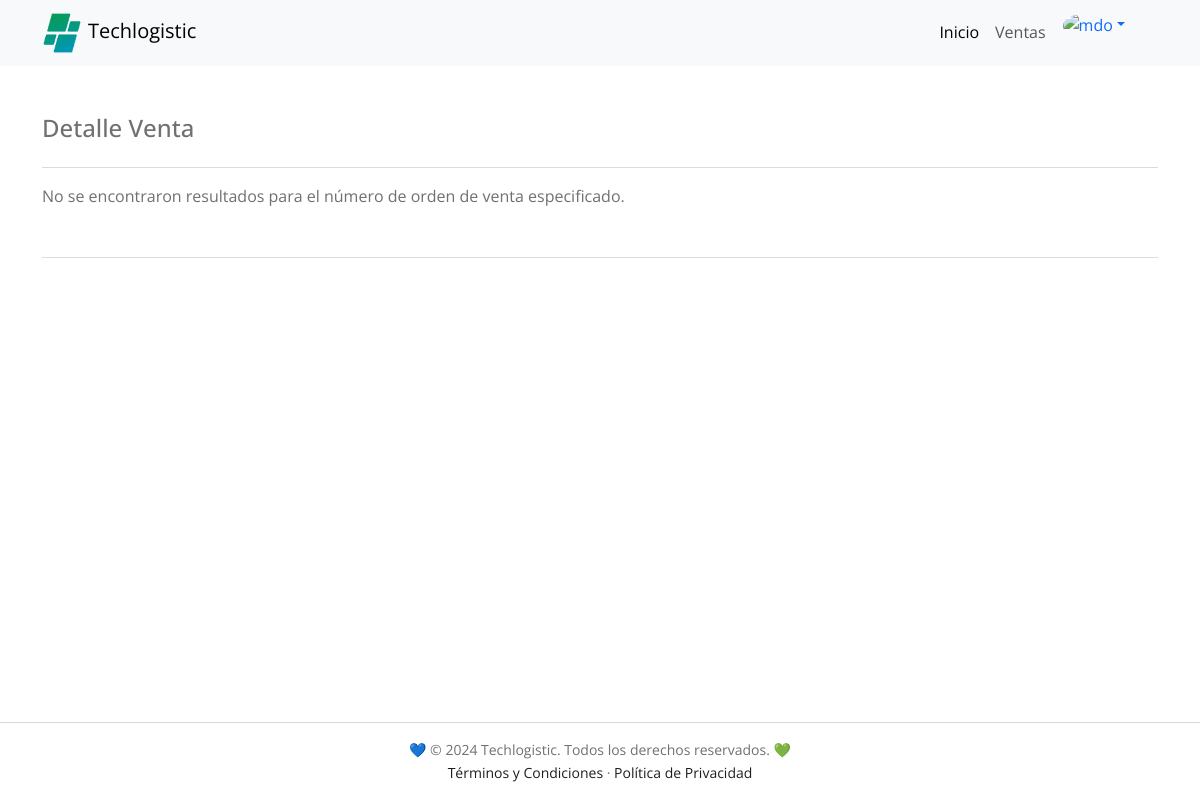
The page /dashboard/ventas/ver_detalle.php?numero=10001 on the database as committed earlier.
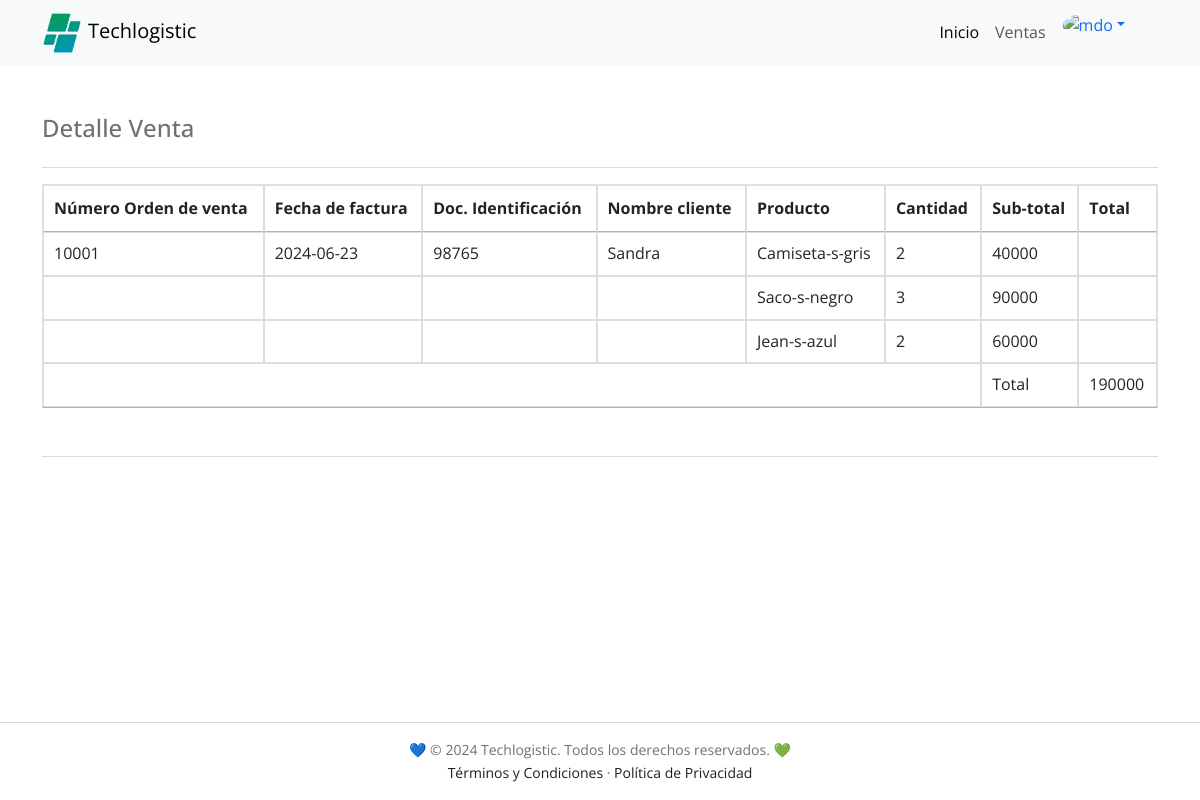
The same page on the database as committed later.
### tables this page shows
CREATE TABLE `orden_venta` (
  `numero_orden_venta` int NOT NULL AUTO_INCREMENT,
  `id_funcionario` int NOT NULL,
  `id_persona` int NOT NULL,
  `id_medio_pago` int NOT NULL,
  `fecha_factura` date NOT NULL,
  `doc_identidad` int NOT NULL,
  `nombre_cliente` varchar(45) NOT NULL,
  PRIMARY KEY (`numero_orden_venta`),
  KEY `id_medio_pago` (`id_medio_pago`),
  KEY `id_funcionario` (`id_funcionario`),
  KEY `id_persona` (`id_persona`) /*!80000 INVISIBLE */,
  CONSTRAINT `orden_venta_ibfk_1` FOREIGN KEY (`id_medio_pago`) REFERENCES `medio_pago` (`id_medio_pago`),
  CONSTRAINT `orden_venta_ibfk_2` FOREIGN KEY (`id_funcionario`) REFERENCES `funcionario` (`id_funcionario`),
  CONSTRAINT `orden_venta_ibfk_3` FOREIGN KEY (`id_persona`) REFERENCES `personas` (`id_persona`)
);

CREATE TABLE `producto` (
  `codigo_producto` int NOT NULL AUTO_INCREMENT,
  `id_funcionario` int NOT NULL,
  `cantidad` int NOT NULL,
  `nombre_producto` varchar(60) NOT NULL,
  `material` varchar(60) NOT NULL,
  `precio` float NOT NULL,
  `talla` varchar(50) NOT NULL,
  `color_producto` varchar(20) NOT NULL,
  `ubicacion` varchar(20) NOT NULL,
  PRIMARY KEY (`codigo_producto`),
  KEY `id_funcionario` (`id_funcionario`),
  CONSTRAINT `producto_ibfk_1` FOREIGN KEY (`id_funcionario`) REFERENCES `funcionario` (`id_funcionario`)
);

CREATE TABLE `detalle_venta` (
  `id_detalle_venta` int NOT NULL AUTO_INCREMENT,
  `numero_orden_venta` int NOT NULL,
  `producto` int NOT NULL,
  `cantidad` int NOT NULL,
  `subtotal` float NOT NULL,
  PRIMARY KEY (`id_detalle_venta`),
  KEY `numero_orden_venta` (`numero_orden_venta`),
  KEY `producto_ibfk_2_idx` (`producto`),
  CONSTRAINT `detalle_venta_ibfk_1` FOREIGN KEY (`numero_orden_venta`) REFERENCES `orden_venta` (`numero_orden_venta`),
  CONSTRAINT `detalle_venta_ibfk_2` FOREIGN KEY (`producto`) REFERENCES `producto` (`codigo_producto`)
);

### dashboard/ventas/ver_detalle.php (the view, shortened to what the changed rows need)
<!DOCTYPE html>
<html lang="es">
<head>
    <link href='https://unpkg.com/boxicons@2.0.7/css/boxicons.min.css' rel='stylesheet'>
    <link href="https://cdn.jsdelivr.net/npm/bootstrap@5.3.0/dist/css/bootstrap.min.css" rel="stylesheet">
    <link rel="stylesheet" href="../../HTML/styles/techlogistic.css">
    <link rel="stylesheet" type="text/css" href="https://cdn.datatables.net/1.11.5/css/jquery.dataTables.css">
    <link rel="stylesheet" type="text/css" href="https://cdn.datatables.net/buttons/2.0.1/css/buttons.dataTables.min.css">
</head>
<body>
    <main class="container my-5 h-100">
        <div class="d-flex flex-column flex-md-row justify-content-between">
            <h4 class="text-md-start text-left">Detalle Venta</h4>
        </div>
        <hr>
        <div class="table-responsive">
            <?php
            include_once "../../PHP/conexion_a_la_DB.php";
            if (isset($_GET['numero'])) {
                $numero = $_GET['numero'];
                $sql = "SELECT ov.numero_orden_venta, ov.fecha_factura, ov.doc_identidad, ov.nombre_cliente, p.nombre_producto, dv.cantidad, dv.subtotal
                        FROM orden_venta ov
                        INNER JOIN detalle_venta dv ON ov.numero_orden_venta = dv.numero_orden_venta
                        INNER JOIN producto p ON p.codigo_producto = dv.producto
                        WHERE ov.numero_orden_venta = '$numero'";
                $datos = $conexion->query($sql);
                if ($datos->num_rows > 0) {
                    $total = 0;
                    echo '<table id="ventas" class="table">
                          <thead>
                              <tr>
                                  <th scope="col">Número Orden de venta</th>
                                  <th scope="col">Fecha de factura</th>
                                  <th scope="col">Doc. Identificación</th>
                                  <th scope="col">Nombre cliente</th>
                                  <th scope="col">Producto</th>
                                  <th scope="col">Cantidad</th>
                                  <th scope="col">Sub-total</th>
                                  <th scope="col">Total</th>
                              </tr>
                          </thead>
                          <tbody>';
                    $row_primero = $datos->fetch_assoc();
                    $numero_orden_venta = $row_primero["numero_orden_venta"];
                    $fecha_factura = $row_primero["fecha_factura"];
                    $doc_identidad = $row_primero["doc_identidad"];
                    $nombre_cliente = $row_primero["nombre_cliente"];
                    echo "
                        <tr>
                            <td>$numero_orden_venta</td>
                            <td>$fecha_factura</td>
                            <td>$doc_identidad</td>
                            <td>$nombre_cliente</td>
                            <td>{$row_primero['nombre_producto']}</td>
                            <td>{$row_primero['cantidad']}</td>
                            <td>{$row_primero['subtotal']}</td>
                            <td></td>
                        </tr>";
                    $total += $row_primero['subtotal'];
                    while ($row = $datos->fetch_assoc()) {
                        echo "
                            <tr>
                                <td></td>
                                <td></td>
                                <td></td>
                                <td></td>
                                <td>{$row['nombre_producto']}</td>
                                <td>{$row['cantidad']}</td>
                                <td>{$row['subtotal']}</td>
                                <td></td>
                            </tr>";
                        $total += $row['subtotal'];
                    }
                    echo "
                        <tr>
                            <td colspan='6'></td>
                            <td>Total</td>
                            <td>$total</td>
                        </tr>";
                    echo "</tbody></table>\n";
                } else {
                    echo "No se encontraron resultados para el número de orden de venta especificado.";
                }
            } else {
                echo "Número de orden de venta no especificado.";
            }
            ?>
        </div>
        <hr class="my-5">
    </main>
</body>
</html>

Rows that differ between the two databases and show on the page:
now on this page (row edited): orden_venta: numero_orden_venta "10001", fecha_factura "2024-06-23", doc_identidad "98765", nombre_cliente "Sandra"
now on this page (row edited): producto: nombre_producto "Camiseta-s-gris"
now on this page (row edited): detalle_venta: cantidad "2", subtotal "40000"
now on this page (row edited): detalle_venta: producto.nombre_producto "Saco-s-negro", cantidad "3", subtotal "90000"
now on this page (row edited): detalle_venta: producto.nombre_producto "Jean-s-azul", cantidad "2", subtotal "60000"
Other text that changed with them:
$total: (not shown) → "190000"
text no longer shown: "No se encontraron resultados para el número de orden de venta especificado."
text now shown: "Número Orden de venta Fecha de factura Doc. Identificación Nombre cliente Producto Cantidad Sub-total Total Total"
